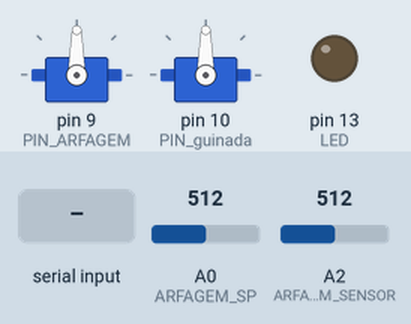
This sketch was run on a simulated Arduino Uno, built with avr-gcc and run on an emulated ATmega328P. Parts: 2 × servo, output pins drawn as LEDs (lit = HIGH). The test bench sets the inputs (shaded band); at power-on: A0 (ARFAGEM_SP) = 512, A2 (ARFAGEM_SENSOR) = 512. What the sketch prints to the serial monitor is not drawn.

Above: at 1.2 s.
1.3 s: "90,45\n" received over Serial
At 3.2 s:
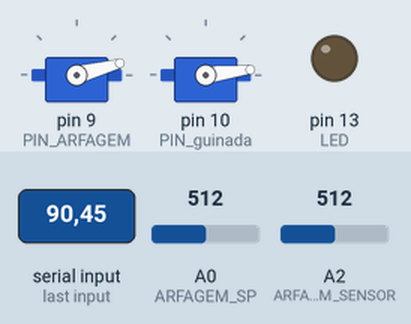
3.8 s: "200\n" received over Serial
At 5.1 s:
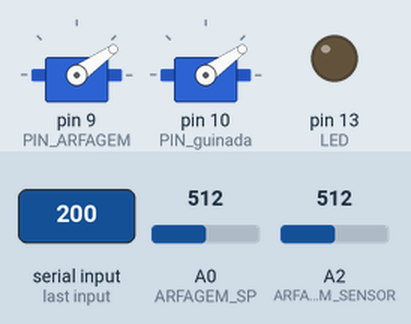
Timing chart, 0 to 6.8 s (numbered marks = the images above; inputs shaded):
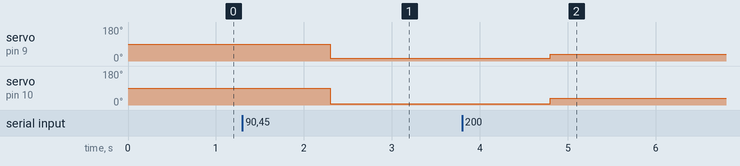

The sketch:

firmware.ino
```cpp
#include <MsTimer2.h>
#include <Servo.h>

#define LED 13
#define PIN_ARFAGEM 9
#define PIN_guinada 10
#define ARFAGEM_SP A0
#define GUINADA_SP A1
#define ARFAGEM_SENSOR A2
#define GUINADA_SENSOR A3

Servo arfagem;
Servo guinada;

void setup() {
  MsTimer2::set(10, readSensor); //10 mili segundos
  MsTimer2::start();

  arfagem.attach(PIN_ARFAGEM);
  guinada.attach(PIN_guinada);

  pinMode(LED, OUTPUT);

  Serial.begin(115200);
}

void readSensor() {
  int arfagem_sp = analogRead(ARFAGEM_SP);
  int GUINADA_SP = analogRead(GUINADA_SP);
  int arfagem_sensor = analogRead(ARFAGEM_SENSOR);
  int GUINADA_SENSOR = analogRead(GUINADA_SENSOR);

  String serialValue = String(arfagem_sp);
  serialValue.concat(',');
  serialValue.concat(GUINADA_SP);
  serialValue.concat(',');
  serialValue.concat(arfagem_sensor);
  serialValue.concat(',');
  serialValue.concat(GUINADA_SENSOR);

  Serial.println(serialValue);
}

void serialEvent() {
  if (Serial.available()) {
    String serialRead = Serial.readString();

    int arfagemS = serialRead.substring(0, serialRead.indexOf(',')).toInt();
    int guinadaS = serialRead.substring(serialRead.indexOf(',') + 1).toInt();

    arfagem.write(map(arfagemS, 0, 1023, 0, 180));
    guinada.write(map(guinadaS, 0, 1023, 0, 180));
  }
}

void loop() {

}
```

Measured:
- after the input at 1.3 s, servo on pin 9 (PIN_ARFAGEM): 90° → 15° after 1.0 s; servo on pin 10 (PIN_guinada): 90° → 7° after 1.0 s
- after the input at 3.8 s, servo on pin 9 (PIN_ARFAGEM): 15° → 35° after 1.0 s; servo on pin 10 (PIN_guinada): 7° → 35° after 1.0 s
